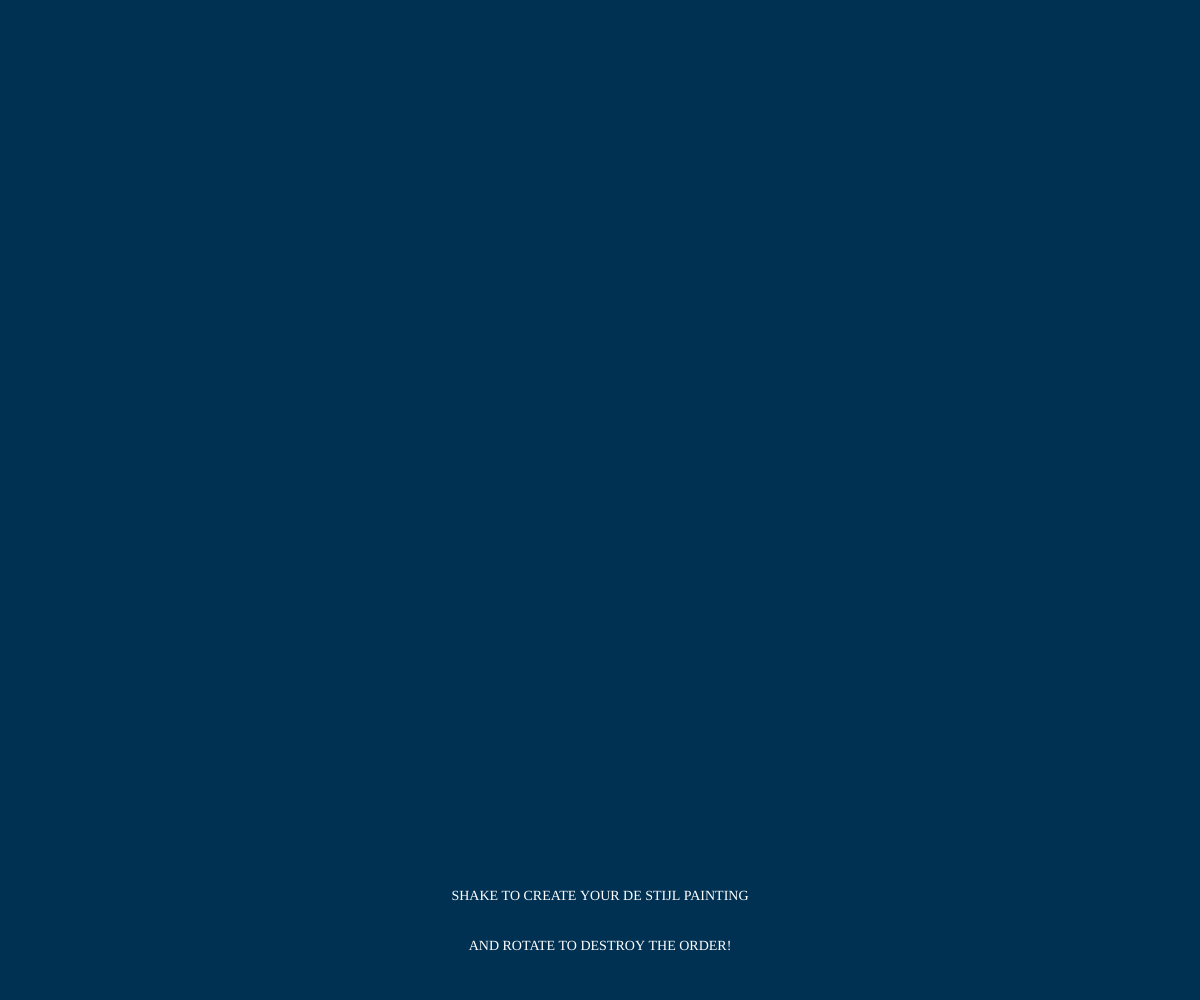
Frame 1 (no input)
Frame 60 (no input): identical to frame 1, image omitted
Frame 120 (the mouse pressed at the canvas centre since frame 60): identical to frame 1, image omitted

The p5.js sketch that drew this single still picture (run headless with seeded random() and noise() and a simulated clock; from frame 60 on, the mouse is pressed at the canvas centre):

// p5.js sketch
// ── sketch.js
var valuea= 0;
var valueb= 0;
var valuec= 0;
var valued= 0;

var colore = 0;


function setup() {
  createCanvas(windowWidth,windowHeight);
  angleMode(DEGREES);
  background('#003153');
  
  textFont('Montserrat');
  textSize(14);
  textAlign(CENTER);
  noStroke();
  fill(255);
  text('SHAKE TO CREATE YOUR DE STIJL PAINTING',width/2,height/2*1.8);
  text('AND ROTATE TO DESTROY THE ORDER!',width/2,height/2*1.9);
    setShakeThreshold(5);
    setMoveThreshold(10);
  
}

function draw() {
  
  stroke(0);
  strokeWeight(4);
  fill('#FF0000');
  rect(0, 0, valuea, valuea);
  
 
}
function deviceShaken() {
  valuea = valuea + random(5);
  if (valuea > 100) {
    valuea = 100;

    valueb=valueb + random(2);
    fill('#FFD800');
    rect(width/6,height/2 , valueb, valueb);
    fill('#FF0000');
    rect(0,height/2*1.5 , valueb/2, valueb/6);
    if(valueb > 245) {
        valueb = 245;
        
        valuec=valuec + random(3);
        fill('#FFFFFF');
        rect(width/2,height/3 , valuec, valuec);
        fill('#FFFFFF');
        rect(width/3, 0 , valuec*2, valuec/8);
        if(valuec > 300) {
           valuec = 300;
        }  
    }
  } else {
      valued=valued + random(5);
        fill('#FFD800');
        rect(width/9,height/2*0.5 , valued, valued);
        fill('#FF0000');
        rect(width/2,height/8 , valued, valued/2);
        if(valued > 100) {
           valued = 100;
           }
  }

}

function deviceTurned() {
  if (turnAxis == 'X'){
    rotate(30);
  } 
  if (turnAxis =='Y'){
      rotate(-30);
  }
  if(turnAxis == 'Z') {
      rotate(60);
  }
}
